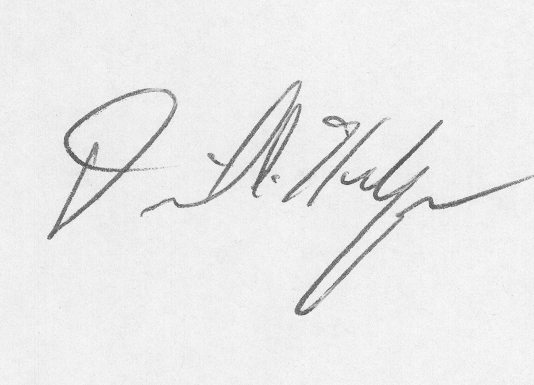
#> input picture backend/temp_test.png, 534 x 385 px
$ python -i preprocess.py   (imports and definitions only)
#> lines starting #> are read from the running program, lines starting #| are printed output that depends on the picture; after the words box and inside, x2 and y2 are one past the last pixel; in counts of white or black regions, pixels touching at a corner belong together
import cv2
import numpy as np

def preprocess_image(img_path: str,out_size=(128, 256)):
    """
    Preprocessing the image:
    - loading in grayscale
    - resizing to fixed size
    - applying thresholding + noise removal
    Returns: binary numpy image ready for feature extraction
    """
#> called with img_path = '../temp_test.png', out_size = (128, 256)
    img = cv2.imread(img_path, cv2.IMREAD_GRAYSCALE)
#> img is the input picture: shape (385, 534); min 75, max 252, mean 234.7
    if img is None:
        raise ValueError(f"Cannot read {img_path}")

    img = cv2.GaussianBlur(img, (3, 3), 0)

    _, binary = cv2.threshold(img, 0, 255, cv2.THRESH_BINARY_INV + cv2.THRESH_OTSU)
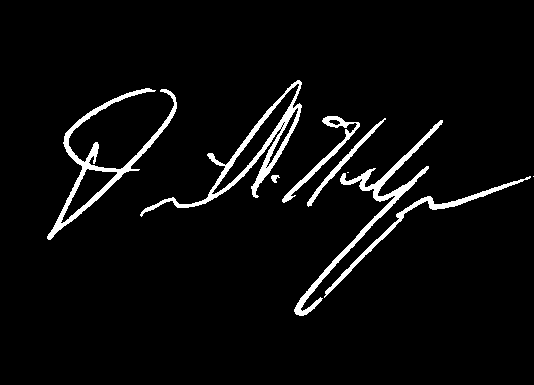
#> binary: shape (385, 534); 4.5% white; 9 white regions (2 under 20 px), largest, box (x1, y1, x2, y2) and area: (140, 80, 302, 217) 2392, (47, 88, 177, 240) 2284, (294, 120, 443, 316) 2096

    kernel = np.ones((2, 2), np.uint8)
    binary = cv2.morphologyEx(binary, cv2.MORPH_OPEN, kernel)
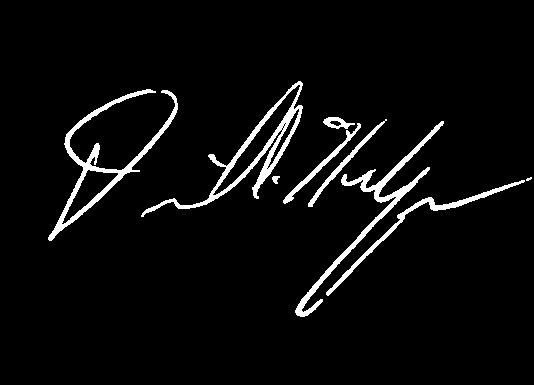
#> binary: shape (385, 534); 4.4% white; 9 white regions (1 under 20 px), largest, box (x1, y1, x2, y2) and area: (141, 81, 303, 217) 2389, (48, 89, 178, 241) 2282, (295, 121, 444, 317) 2093
    binary = cv2.morphologyEx(binary, cv2.MORPH_CLOSE, kernel)
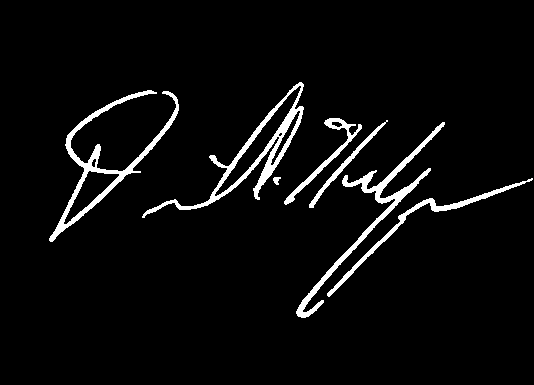
#> binary: shape (385, 534); 4.5% white; 7 white regions, largest, box (x1, y1, x2, y2) and area: (142, 82, 304, 218) 2412, (49, 90, 179, 242) 2289, (296, 122, 445, 318) 2101

    ys, xs = np.where(binary > 0)
#> ys = 9185 values from 82 to 317; xs = 9185 values, max 532 at index 4745, min 49 at index 8162, mean 273.9
    if len(xs) == 0 or len(ys) == 0:
        return cv2.resize(binary, out_size)
    x0, x1, y0, y1 = xs.min(), xs.max(), ys.min(), ys.max()
#> x0 = 49; x1 = 532; y0 = 82; y1 = 317
    cropped = binary[y0:y1+1, x0:x1+1]
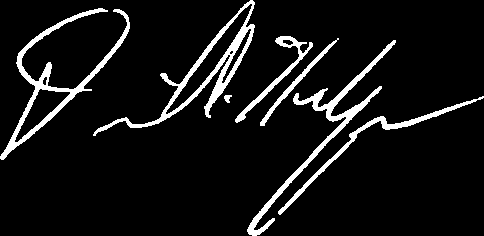
#> cropped: shape (236, 484); 8% white; 7 white regions, largest, box (x1, y1, x2, y2) and area: (93, 0, 255, 136) 2412, (0, 8, 130, 160) 2289, (247, 40, 396, 236) 2101

    h, w = cropped.shape
#> h = 236; w = 484
    scale = min(out_size[0] / h, out_size[1] / w)
#> scale = 0.529
    new_h, new_w = int(h * scale), int(w * scale)
#> new_h = 124; new_w = 256
    resized = cv2.resize(cropped, (new_w, new_h))
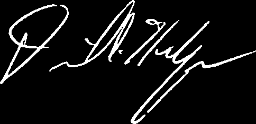
#> resized: shape (124, 256); min 0, max 255, mean 20.5
    pad_h, pad_w = out_size[0] - new_h, out_size[1] - new_w
#> pad_h = 4; pad_w = 0
    top, bottom = pad_h // 2, pad_h - pad_h // 2
#> top = 2; bottom = 2
    left, right = pad_w // 2, pad_w - pad_w // 2
#> left = 0; right = 0
    padded = cv2.copyMakeBorder(resized, top, bottom, left, right, cv2.BORDER_CONSTANT, value=0)
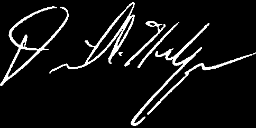
#> padded: shape (128, 256); min 0, max 255, mean 19.8

    return padded

>>> result = preprocess_image('../temp_test.png')
